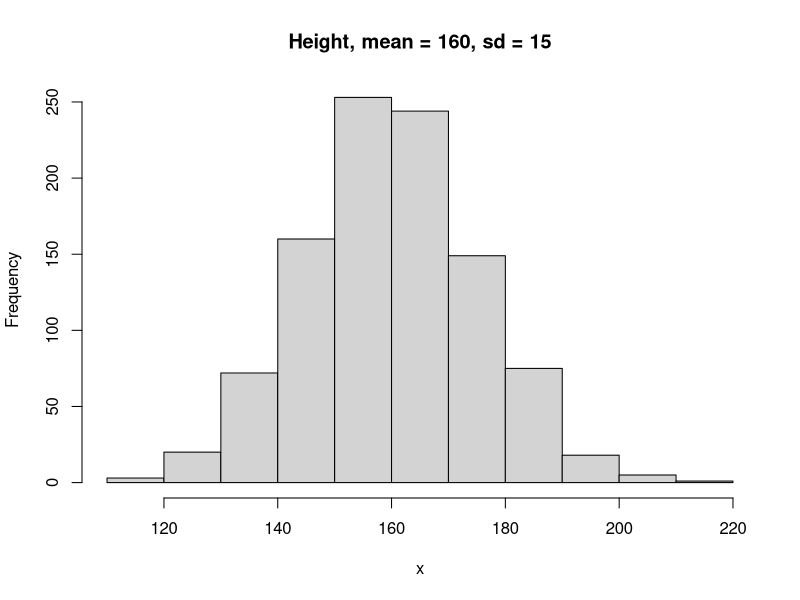
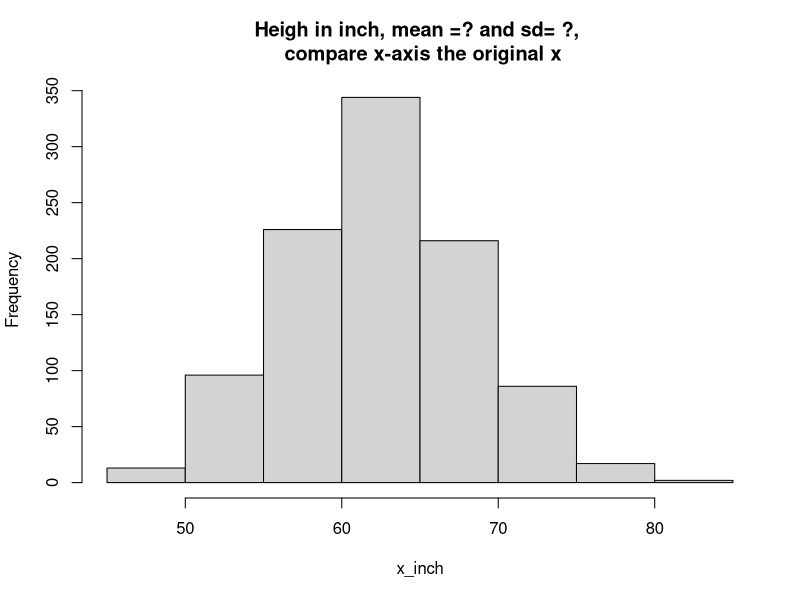
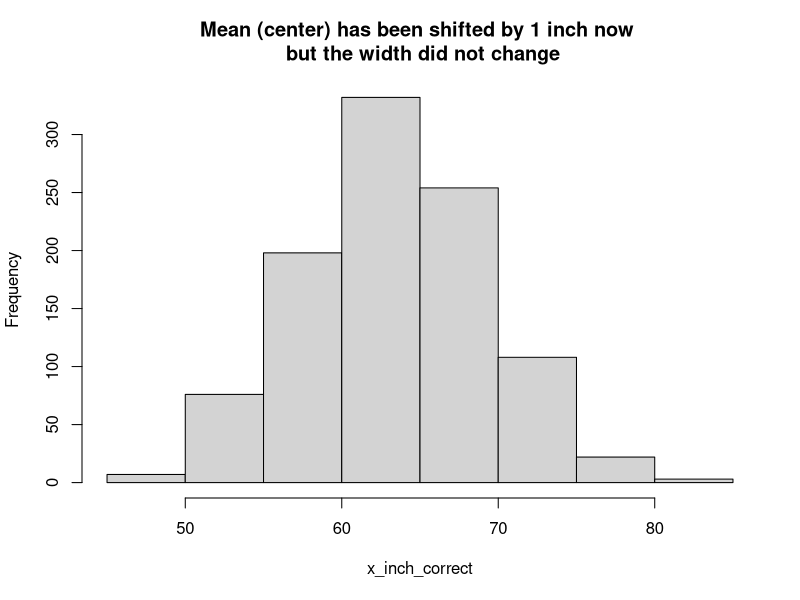

Here is the R script that generated these plots, in order:
# Exampple linear transformation, Part 1 (descriptive) - 2. 

# Hypothetical height distribution 
# these are artificial (simulated) data, and you will know how to use this function in R in "Probability" module of EPIB613
x <- rnorm(n = 1000, mean = 160, sd = 15)


# Histogram of x variable 
hist(x, main = "Height, mean = 160, sd = 15")


# New variable called by, transformed, frmo centimeter to inch 
x_inch <- x*0.39
hist(x_inch, main = "Heigh in inch, mean =? and sd= ?, \n compare x-axis the original x")


# Now lets check how the mean and sd of x changed, when you multipleied with the constant 
mean(x)
mean(x_inch)

sd(x)
sd(x_inch) # was it multiplied by 0.39 ?



# It turned out that the ruler to measure the hight was not accurate but was designed to report 1 inch lower than it shoud be, so we need to add 1 inch to everyone's height now 
x_inch_correct <- x_inch + 1

# Dispalying the histogram
hist(x_inch_correct, main = "Mean (center) has been shifted by 1 inch now \n but the width did not change")

# mean has now shifted, since everyone got 1 inch taller 
mean(x_inch)
mean(x_inch_correct)


# How about SD? does adding a value (as opposed to multiplying) change the spread of the distribution? 
sd(x_inch)
sd(x_inch_correct)

